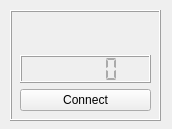
<?xml version="1.0" encoding="UTF-8"?>
<ui version="4.0">
 <class>Input</class>
 <widget class="QWidget" name="Input">
  <property name="geometry">
   <rect>
    <x>0</x>
    <y>0</y>
    <width>172</width>
    <height>129</height>
   </rect>
  </property>
  <property name="sizePolicy">
   <sizepolicy hsizetype="Fixed" vsizetype="Minimum">
    <horstretch>0</horstretch>
    <verstretch>0</verstretch>
   </sizepolicy>
  </property>
  <property name="minimumSize">
   <size>
    <width>172</width>
    <height>0</height>
   </size>
  </property>
  <property name="windowTitle">
   <string>Input Device</string>
  </property>
  <widget class="QFrame" name="frame">
   <property name="geometry">
    <rect>
     <x>10</x>
     <y>10</y>
     <width>151</width>
     <height>111</height>
    </rect>
   </property>
   <property name="frameShape">
    <enum>QFrame::Box</enum>
   </property>
   <property name="frameShadow">
    <enum>QFrame::Raised</enum>
   </property>
   <widget class="QWidget" name="verticalLayoutWidget">
    <property name="geometry">
     <rect>
      <x>10</x>
      <y>10</y>
      <width>131</width>
      <height>91</height>
     </rect>
    </property>
    <layout class="QVBoxLayout" name="verticalLayout">
     <item>
      <widget class="QLabel" name="nameLabel">
       <property name="text">
        <string/>
       </property>
      </widget>
     </item>
     <item>
      <widget class="QLCDNumber" name="inputLCD">
       <property name="styleSheet">
        <string notr="true">color: #aaaaaa;</string>
       </property>
       <property name="segmentStyle">
        <enum>QLCDNumber::Flat</enum>
       </property>
       <property name="value" stdset="0">
        <double>0.000000000000000</double>
       </property>
       <property name="intValue" stdset="0">
        <number>0</number>
       </property>
      </widget>
     </item>
     <item>
      <widget class="QPushButton" name="connectBtn">
       <property name="text">
        <string>Connect</string>
       </property>
      </widget>
     </item>
    </layout>
   </widget>
  </widget>
 </widget>
 <resources/>
 <connections/>
</ui>
